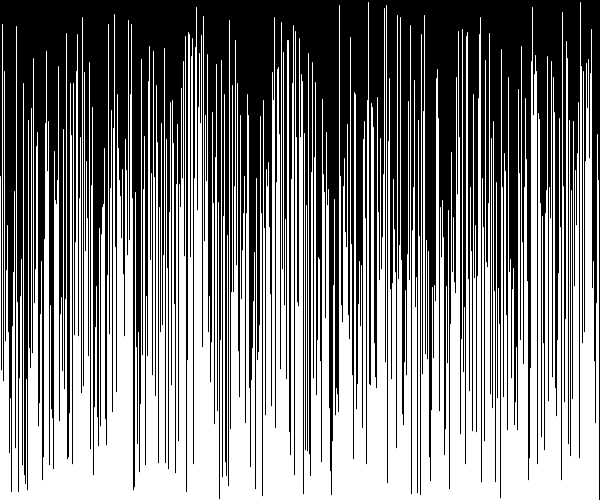
Frame 1 (no input)
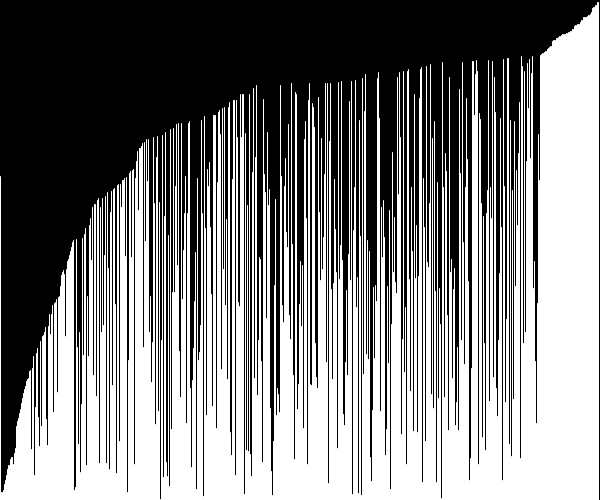
Frame 60 (the mouse pressed at the canvas centre just before this capture)
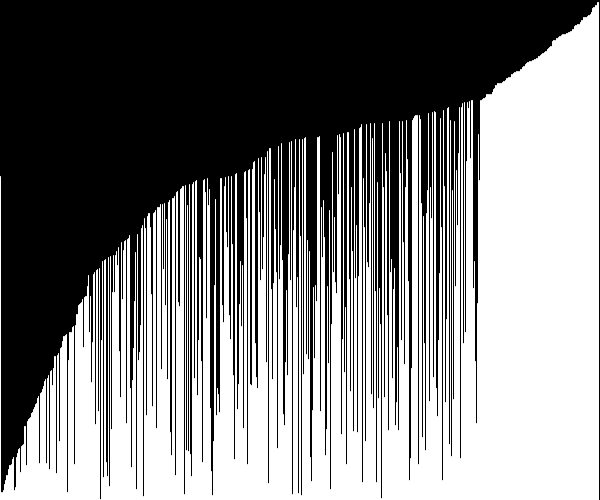
Frame 120 (the mouse held since frame 60 and released just before this capture)

The Processing sketch that drew these frames (run headless with seeded random() and noise(); from frame 60 on, the mouse is pressed at the canvas centre):

// Processing sketch: Bubble_Sort
// ── Bubble_Sort.pde
float[] numbs;
float temp;
boolean sorted = false;
void setup(){
  size(600, 500);
  numbs = new float[width];
  for(int i=0; i<numbs.length; i++){
    numbs[i] = random(height); 
  }
}

void draw(){
  background(0);
  for(int i=0; i<numbs.length-1; i++){
    stroke(255);
    line(i, height, i, height-numbs[i]);
    if(!sorted && i>1){
      if(numbs[i-1] > numbs[i]){
        temp = numbs[i-1];
        numbs[i-1] = numbs[i];
        numbs[i] = temp;
      }
    }
  }

}
